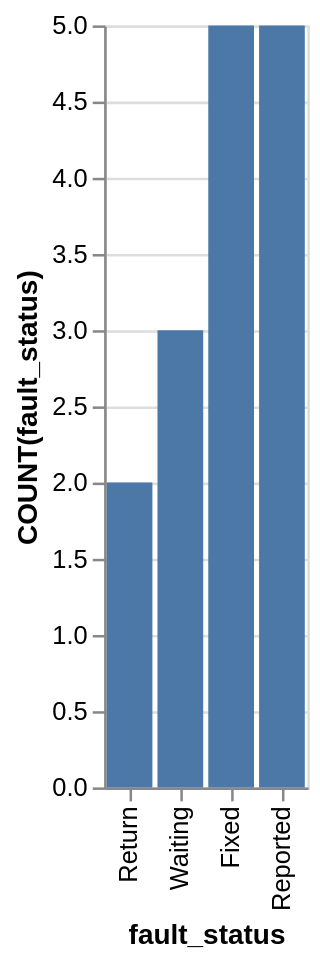

Write the Vega-Lite specification saved for this chart.
### Vega-Lite specification from a JSON file in a GitHub repository (floating-point values rounded to 4 significant figures)
{"data": {"values": [{"x_data": "Return", "y_data": 2}, {"x_data": "Waiting", "y_data": 3}, {"x_data": "Fixed", "y_data": 5}, {"x_data": "Reported", "y_data": 5}]}, "mark": "bar", "encoding": {"x": {"field": "x_data", "type": "nominal", "title": "fault_status", "sort": {"op": "sum", "field": "y_data", "order": "ascending"}}, "y": {"field": "y_data", "type": "quantitative", "title": "COUNT(fault_status)"}}}
